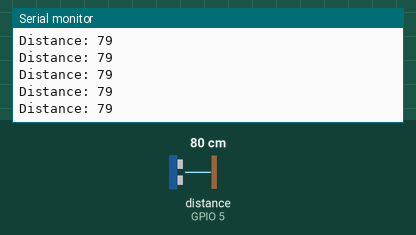
A sketch run on a simulated ESP32. On the bench: the last lines printed to the serial monitor. Wiring (inferred from the names in the program): ultrasonic range finder: trigger GPIO 4; echo GPIO 5. The inputs (shaded band) are chosen by the test bench; at power-on: distance to the obstacle (sensor on GPIO 5) 80 cm. The echo pulse lasts 58.3 µs per cm.

Above: at 1.2 s.
1.3 s: distance to the obstacle (sensor on GPIO 5) set to 2 cm
At 2.3 s:
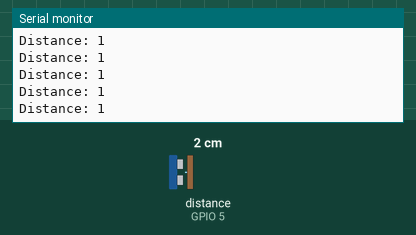
2.8 s: distance to the obstacle (sensor on GPIO 5) set to 4 cm
At 3.3 s:
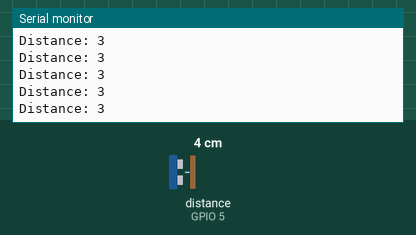
Timing chart, 0 to 3.8 s (numbered marks = the images above; inputs shaded):
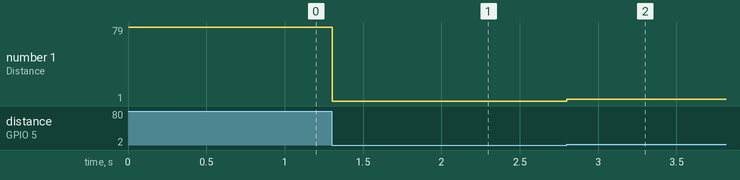

The sketch:

UltrasonicSensor.ino
```cpp
// Baseado nesse codigo: https://www.instructables.com/id/Pocket-Size-Ultrasonic-Measuring-Tool-With-ESP32/
// Algumas alterações foram feitas.
// Entre o ESP e o sensor foi colocado um conversor de nivel lógico,
// pois o sensor é alimentado em 5V.


// defines pins numbers
const int trigPin = 4;
const int echoPin = 5;

// defines variables
long duration;
int distance;

void setup() {
	pinMode(trigPin, OUTPUT); // Sets the trigPin as an Output
	pinMode(echoPin, INPUT); // Sets the echoPin as an Input
	Serial.begin(115200); // Starts the serial communication
}

void loop() {
	// Clears the trigPin
	digitalWrite(trigPin, LOW);
	delayMicroseconds(2);

	// Sets the trigPin on HIGH state for 10 micro seconds
	digitalWrite(trigPin, HIGH);
	delayMicroseconds(10);
	digitalWrite(trigPin, LOW);

	// Reads the echoPin, returns the sound wave travel time in microseconds
	duration = pulseIn(echoPin, HIGH);

	// Calculating the distance
	distance= duration*0.034/2;

	// Prints the distance on the Serial Monitor
	Serial.print("Distance: ");
	Serial.println(distance);
}
```

Measured:
- after the input at 1.3 s, the serial monitor: prints a new line at once (image 1)
- after the input at 2.8 s, the serial monitor: prints a new line at once (image 2)
- plotted number 1: 79 → 1 after the input at 1.3 s, 1 → 3 after the input at 2.8 s
